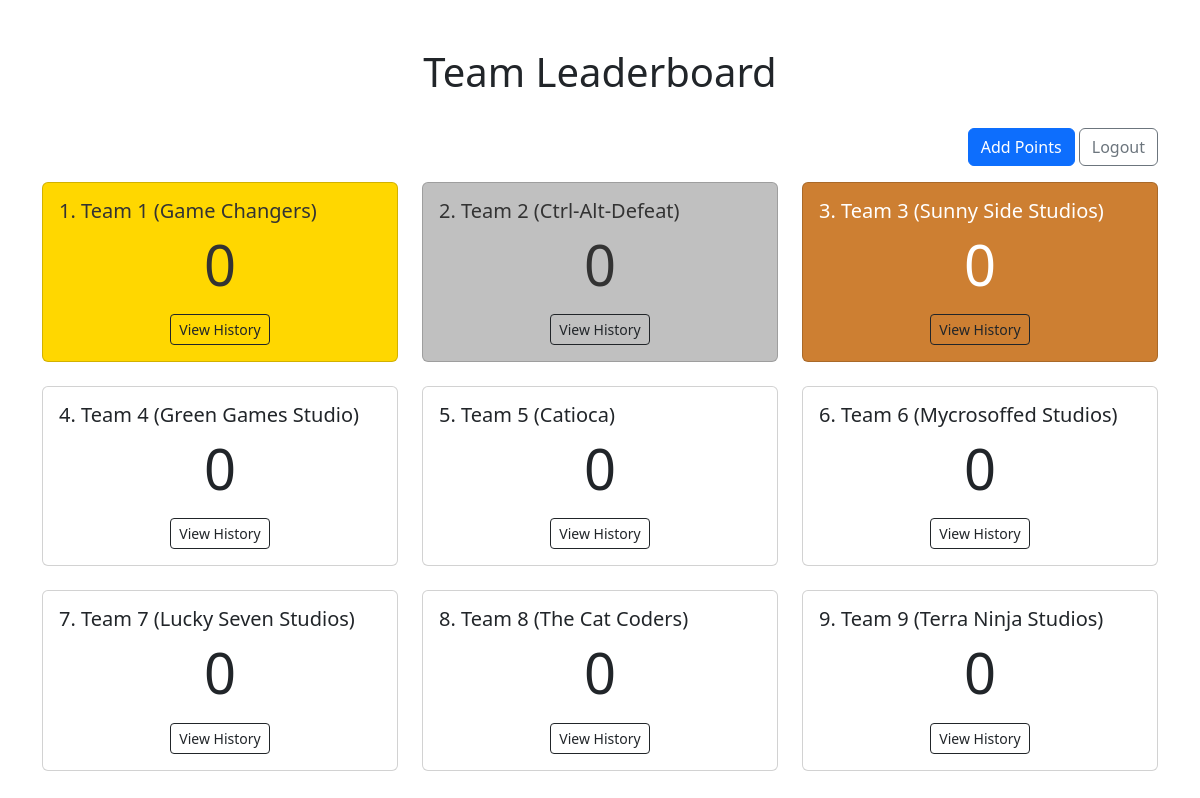
The page / (signed in) on the database its author committed.
### tables this page shows
CREATE TABLE teams (
                     id INTEGER PRIMARY KEY AUTOINCREMENT,
                     name TEXT UNIQUE,
                     total_points INTEGER DEFAULT 0);

### app.py (the view)
@app.route('/')
def leaderboard():
    with sqlite3.connect('points.db') as conn:
        c = conn.cursor()
        c.execute("SELECT id, name, total_points FROM teams ORDER BY total_points DESC")
        teams = c.fetchall()
    return render_template('leaderboard.html', teams=teams)

### app.py (called while the page is built)
@app.context_processor
def utility_processor():
    return dict(enumerate=enumerate)

### templates/leaderboard.html (shortened to what this page needs)
<!DOCTYPE html>
<html lang="en">
<head>
    <link rel="stylesheet" href="https://cdn.jsdelivr.net/npm/bootstrap@5.3.0/dist/css/bootstrap.min.css">
</head>
<body>
    <div class="container mt-5">
        <div class="row mb-4">
            <div class="col">
                <h1 class="text-center">Team Leaderboard</h1>
            </div>
        </div>
        <div class="row mb-3">
            <div class="col text-end">
                {% if session.get('is_ta') %}
                    <a href="{{ url_for('add_points') }}" class="btn btn-primary">Add Points</a>
                    <a href="{{ url_for('logout') }}" class="btn btn-outline-secondary">Logout</a>
                {% else %}
                    <a href="{{ url_for('login') }}" class="btn btn-outline-primary">TA Login</a>
                {% endif %}
            </div>
        </div>
        <div class="row row-cols-1 row-cols-md-3 g-4">
            {% for i, team in enumerate(teams, start=1) %}
            <div class="col">
                <div class="card h-100 team-card {% if i == 1 %}rank-1{% elif i == 2 %}rank-2{% elif i == 3 %}rank-3{% endif %}">
                    <div class="card-body">
                        <h5 class="card-title">{{ i }}. {{ team[1] }}</h5>
                        <p class="card-text display-4 text-center">{{ team[2] }}</p>
                        <div class="text-center">
                            <a href="{{ url_for('team_history', team_id=team[0]) }}" class="btn btn-sm btn-outline-dark">View History</a>
                        </div>
                    </div>
                </div>
            </div>
            {% endfor %}
        </div>
    </div>
</body>
</html>

### templates/leaderboard.html (style rules this page uses)
.team-card { transition: transform 0.3s; }
.rank-1 { background-color: gold; color: #333; }
.rank-2 { background-color: silver; color: #333; }
.rank-3 { background-color: #cd7f32; color: white; }

### rows shown on the page
teams: id "1", name "Team 1 (Game Changers)", total_points "0"
teams: id "2", name "Team 2 (Ctrl-Alt-Defeat)", total_points "0"
teams: id "3", name "Team 3 (Sunny Side Studios)", total_points "0"
teams: id "4", name "Team 4 (Green Games Studio)", total_points "0"
teams: id "5", name "Team 5 (Catioca)", total_points "0"
teams: id "6", name "Team 6 (Mycrosoffed Studios)", total_points "0"
teams: id "7", name "Team 7 (Lucky Seven Studios)", total_points "0"
teams: id "8", name "Team 8 (The Cat Coders)", total_points "0"
teams: id "9", name "Team 9 (Terra Ninja Studios)", total_points "0"
